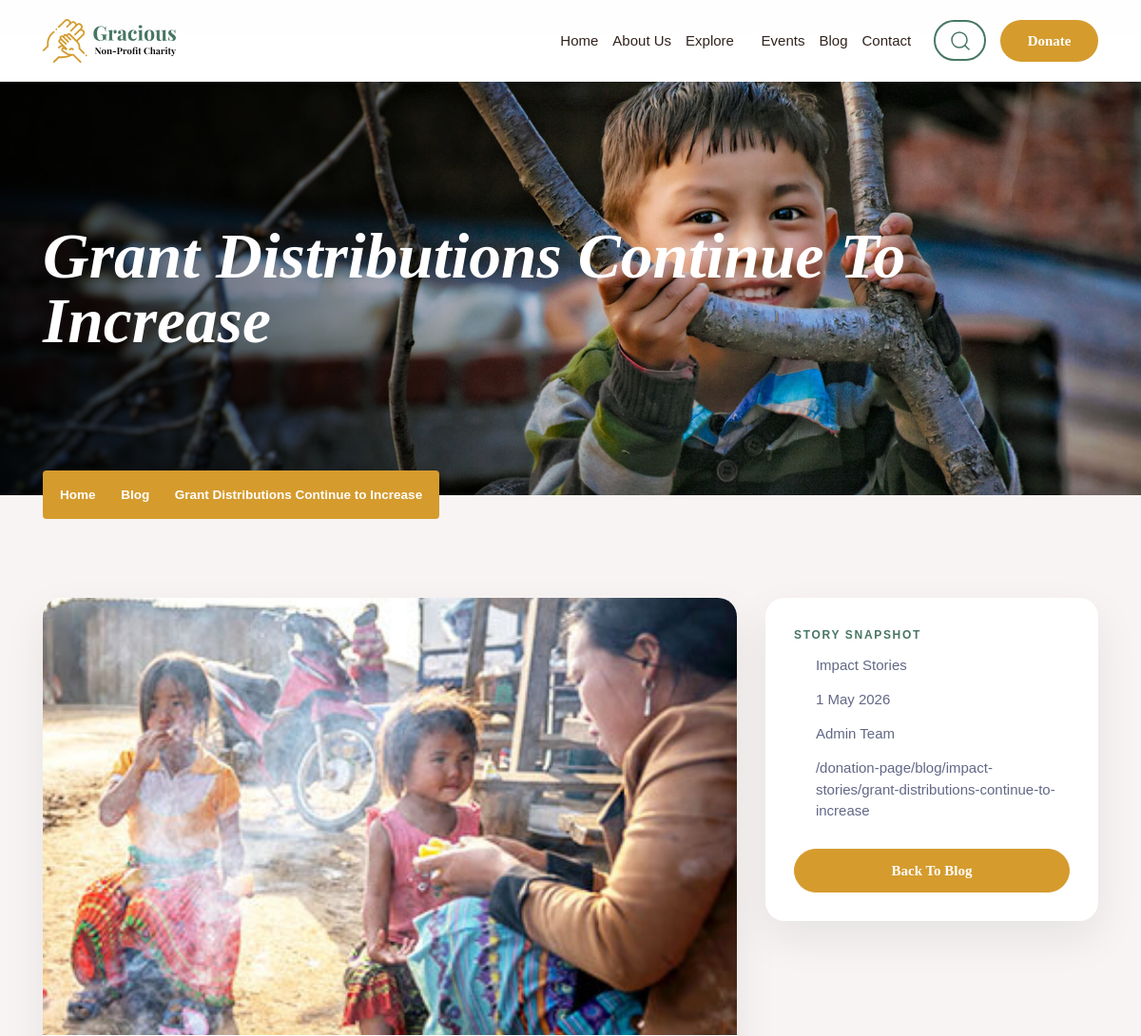
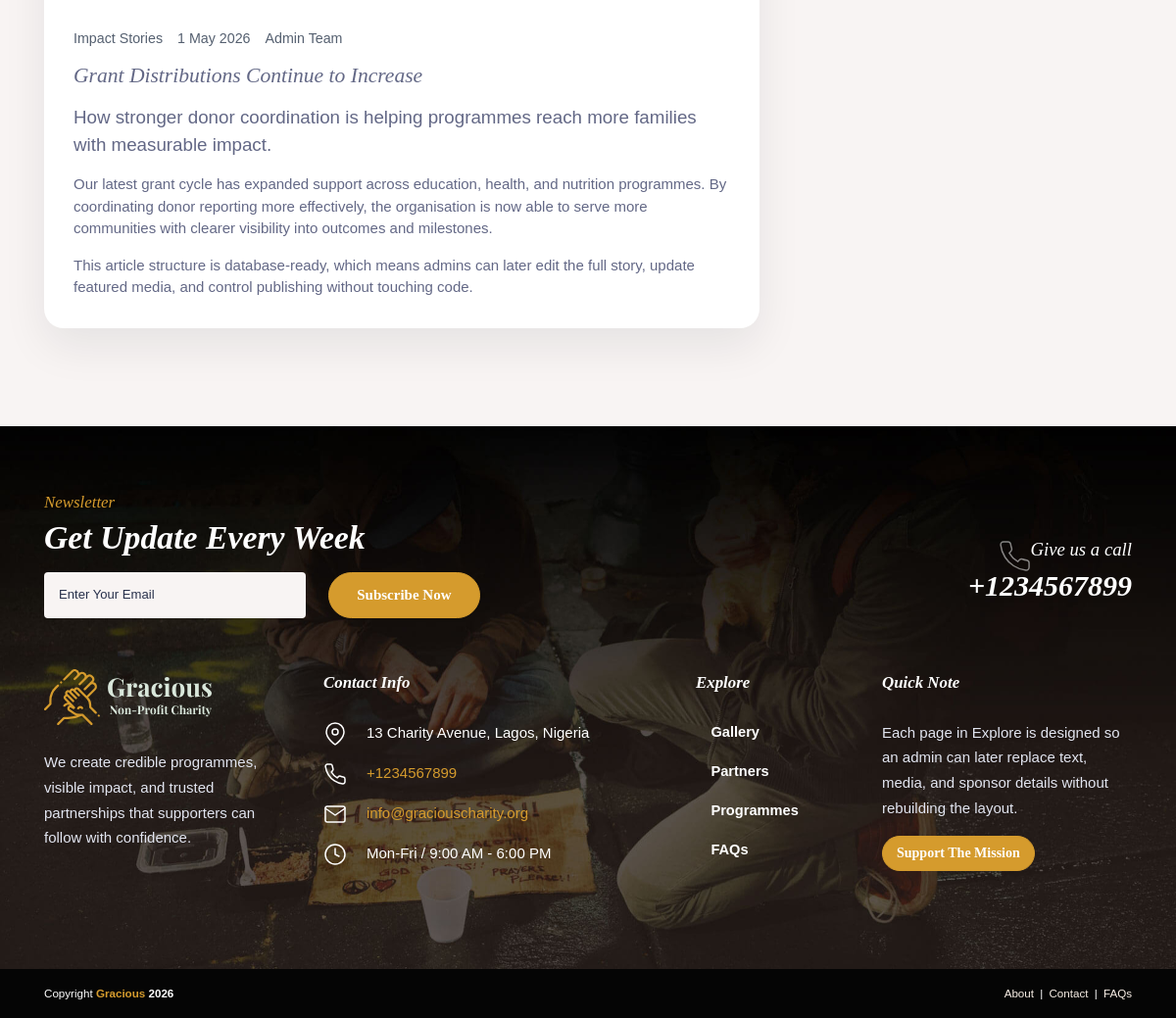
Page /blog/impact-stories/grant-distributions-continue-to-increase on the committed database (2 pictures, top to bottom).
### tables this page shows
CREATE TABLE posts (
    id BIGINT UNSIGNED AUTO_INCREMENT PRIMARY KEY,
    author_id BIGINT UNSIGNED NULL,
    primary_category_id BIGINT UNSIGNED NULL,
    title VARCHAR(190) NOT NULL,
    slug VARCHAR(190) NOT NULL UNIQUE,
    permalink_path VARCHAR(255) NOT NULL UNIQUE,
    excerpt TEXT NULL,
    content LONGTEXT NOT NULL,
    featured_image VARCHAR(255) NULL,
    category VARCHAR(120) NULL,
    author_name VARCHAR(120) NULL,
    status ENUM('draft', 'published', 'archived') DEFAULT 'draft',
    meta_title VARCHAR(190) NULL,
    meta_description VARCHAR(255) NULL,
    seo_keywords VARCHAR(255) NULL,
    canonical_url VARCHAR(255) NULL,
    published_at DATETIME NULL,
    created_at TIMESTAMP DEFAULT CURRENT_TIMESTAMP,
    updated_at TIMESTAMP DEFAULT CURRENT_TIMESTAMP ON UPDATE CURRENT_TIMESTAMP,
    CONSTRAINT fk_posts_author FOREIGN KEY (author_id) REFERENCES admins(id),
    CONSTRAINT fk_posts_primary_category FOREIGN KEY (primary_category_id) REFERENCES post_categories(id)
);

### src/App/Database.php (called while the page is built, shortened)
<?php
class Database
{
    private static ?PDO $connection = null;
    public static function config(): array
    {
        return [
            "driver"   => Env::get("DB_DRIVER", "mysql"),
            "host"     => Env::get("DB_HOST", "127.0.0.1"),
            "port"     => Env::get("DB_PORT", "3306"),
            "database" => Env::get("DB_DATABASE", "donation_page"),
            "username" => Env::get("DB_USERNAME", "root"),
            "password" => Env::get("DB_PASSWORD", ""),
            "charset"  => Env::get("DB_CHARSET", "utf8mb4"),
        ];
    }
    public static function dsn(?array $config = null): string
    {
        $config ??= self::config();
        return sprintf(
            "%s:host=%s;port=%s;dbname=%s;charset=%s",
            $config["driver"],
            $config["host"],
            $config["port"],
            $config["database"],
            $config["charset"]
        );
    }
    public static function connection(): ?PDO
    {
        if (self::$connection !== null) return self::$connection;
        try {
            $config = self::config();
            self::$connection = new PDO(
                self::dsn($config),
                $config["username"],
                $config["password"],
                [
                    PDO::ATTR_ERRMODE            => PDO::ERRMODE_EXCEPTION,
                    PDO::ATTR_DEFAULT_FETCH_MODE => PDO::FETCH_ASSOC,
                    PDO::ATTR_EMULATE_PREPARES   => false,
                ]
            );
        } catch (PDOException) {
            self::$connection = null;
        }
        return self::$connection;
    }
    public static function available(): bool
    {
        return self::connection() !== null;
    }
    public static function fetchAll(string $sql, array $params = []): array
    {
        $db = self::connection();
        try {
            $stmt = $db->prepare($sql);
            $stmt->execute($params);
            return $stmt->fetchAll() ?: [];
        } catch (PDOException) {
            return [];
        }
    }
    public static function fetchOne(string $sql, array $params = []): ?array
    {
        $db = self::connection();
        try {
            $stmt = $db->prepare($sql);
            $stmt->execute($params);
            $row = $stmt->fetch();
            return $row !== false ? $row : null;
        } catch (PDOException) {
            return null;
        }
    }
}

### src/App/Content.php (called while the page is built, shortened)
<?php
class Content
{
    public static function publishedPostBySlug(string $slug, string $categorySlug): ?array
    {
        $post = Database::fetchOne(
            "SELECT p.*, COALESCE(a.full_name, p.author_name, 'Admin Team') AS author
             FROM posts p
             LEFT JOIN admins a ON a.id = p.author_id
             WHERE p.slug = :slug AND p.status = 'published'
             LIMIT 1",
            ["slug" => $slug]
        );
        $hydrated = self::hydrateTaxonomy([$post]);
        return $hydrated[0] ?? $post;
    }
    private static function hydrateTaxonomy(array $posts): array
    {
        $cats = [];
        if (Database::available()) {
            $allCats = Database::fetchAll("SELECT id, name, slug FROM post_categories") ?: [];
            foreach ($allCats as $c) $cats[$c["id"]] = $c;
        }
        return array_map(function ($post) use ($cats) {
            $catId = $post["category_id"] ?? null;
            if ($catId && isset($cats[$catId])) {
                $post["category"] = $cats[$catId]["name"];
                $post["category_slug"] = $cats[$catId]["slug"];
            } elseif (empty($post["category"])) {
                $post["category"] = "General";
                $post["category_slug"] = "general";
            } else {
                $post["category_slug"] = Helpers::slugify($post["category"]);
            }
            return $post;
        }, $posts);
    }
}

### src/App/Helpers.php (called while the page is built, shortened)
<?php
class Helpers
{
    public static function appConfig(?string $key = null, mixed $default = null): mixed
    {
        static $config = null;
        if ($config === null) {
            $path = dirname(__DIR__, 2) . DIRECTORY_SEPARATOR . "config" . DIRECTORY_SEPARATOR . "app.php";
            $config = is_file($path) ? (require $path) : [];
        }
        return $config[$key] ?? $default;
    }
    public static function e(string|int|float|null $value): string
    {
        return htmlspecialchars((string)$value, ENT_QUOTES | ENT_SUBSTITUTE, "UTF-8");
    }
    public static function siteUrl(string $path = ""): string
    {
        $base = rtrim((string)self::appConfig("app_url", ""), "/");
        return $path !== "" ? $base . "/" . ltrim($path, "/") : $base;
    }
    public static function slugify(string $value): string
    {
        $value = strip_tags($value);
        $value = preg_replace('/[^\p{L}\p{N}\s-]/u', "", $value) ?? "";
        $value = preg_replace('/[\s-]+/', "-", $value) ?? "";
        $value = trim($value, "-");
        return mb_strtolower($value, "UTF-8");
    }
    public static function postPublicUrl(array $post): string
    {
        $catSlug = self::slugify($post["category"] ?? "general");
        $postSlug = $post["slug"] ?? self::slugify($post["title"] ?? "post");
        return self::siteUrl("blog/" . $catSlug . "/" . $postSlug);
    }
}

### config/autoload.php (called while the page is built, shortened)
<?php
spl_autoload_register(function (string $class): void {
    $prefix = "App\\";
    $baseDir = dirname(__DIR__) . DIRECTORY_SEPARATOR . "src" . DIRECTORY_SEPARATOR . "App" . DIRECTORY_SEPARATOR;
    if (strncmp($class, $prefix, strlen($prefix)) === 0) {
        $relativeClass = substr($class, strlen($prefix));
        $file = $baseDir . str_replace("\\", DIRECTORY_SEPARATOR, $relativeClass) . ".php";
        return;
    }
});

### src/App/Env.php (called while the page is built, shortened)
<?php
class Env
{
    public static function get(string $key, mixed $default = null): mixed
    {
        $value = $_ENV[$key] ?? getenv($key);
        $lower = strtolower((string)$value);
        return match ($lower) {
            "true", "(true)" => true,
            "false", "(false)" => false,
            "null", "(null)" => null,
            default => $value,
        };
    }
}

### config/app.php (called while the page is built, shortened)
<?php
return [
    "app_name" => (string) \App\Env::get("APP_NAME", "Gracious Charity Platform"),
    "app_url" => (string) \App\Env::get("APP_URL", "http://localhost/donation-page"),
    "admin_path" => (string) \App\Env::get("ADMIN_PATH", "admin"),
    "session_name" => (string) \App\Env::get("SESSION_NAME", "gracious_admin_session"),
    "timezone" => (string) \App\Env::get("APP_TIMEZONE", "Africa/Lagos"),
    "default_admins" => [
        [
            "id" => 1,
            "name" => (string) \App\Env::get("DEFAULT_ADMIN_NAME", "Super Admin"),
            "email" => (string) \App\Env::get("DEFAULT_ADMIN_EMAIL", "admin@graciouscharity.org"),
            "password" => (string) \App\Env::get("DEFAULT_ADMIN_PASSWORD", "ChangeMe123!"),
            "role" => "super_admin",
            "status" => "active",
        ],
    ],
    "roles" => [
        "super_admin" => "Full access, including admin management and settings",
        "admin" => "Manage content, donations, and programme records",
        "editor" => "Manage pages, FAQs, gallery, and partners",
        "finance" => "View donations, payment logs, and reports",
    ],
    "stats" => [
        "total_donations" => "NGN 4.8M",
        "monthly_donations" => "NGN 860K",
        "active_programmes" => 12,
        "partners" => 18,
        "pending_enquiries" => 9,
        "admins" => 4,
    ],
];

### post.php (the view, shortened to what this page needs)
<?php
require __DIR__ . "/config/autoload.php";
$slug = trim((string) ($_GET["slug"] ?? ""));
$categorySlug = trim((string) ($_GET["category"] ?? ""));
$post = $slug !== "" ? Content::publishedPostBySlug($slug, $categorySlug) : null;
$canonical_url = $post["canonical_url"] ?: Helpers::postPublicUrl($post);
require __DIR__ . "/includes/explore-header.php";
?>
<section class="wide-tb-100">
    <div class="container">
        <div class="row g-4">
            <div class="col-lg-8">
                <div class="explore-panel">
                    <div class="event-detail-hero">
                        <img src="<?php echo Helpers::e($post["featured_image"] ?? ""); ?>" alt="<?php echo Helpers::e($post["title"] ?? ""); ?>">
                    </div>
                    <div class="event-detail-copy">
                        <div class="story-meta mb-3">
                            <span><?php echo Helpers::e($post["category"] ?: "News"); ?></span>
                            <span><?php echo Helpers::e(date("j M Y", strtotime((string) ($post["published_at"] ?? "now")))); ?></span>
                            <span><?php echo Helpers::e($post["display_author"] ?? $post["author_name"] ?? "Admin Team"); ?></span>
                        </div>
                        <h2><?php echo Helpers::e($post["title"] ?? ""); ?></h2>
                        <p class="lead"><?php echo Helpers::e($post["excerpt"] ?? ""); ?></p>
                        <div class="event-detail-content">
                            <?php echo $post["content"] ?? ""; ?>
                        </div>
                    </div>
                </div>
            </div>
            <div class="col-lg-4">
                <div class="explore-contact-card">
                    <div class="explore-kicker">Story Snapshot</div>
                    <ul class="explore-faq-list">
                        <li><i class="icofont-folder"></i><span><?php echo Helpers::e($post["category"] ?: "News"); ?></span></li>
                        <li><i class="icofont-calendar"></i><span><?php echo Helpers::e(date("j M Y", strtotime((string) ($post["published_at"] ?? "now")))); ?></span></li>
                        <li><i class="icofont-user-alt-3"></i><span><?php echo Helpers::e($post["display_author"] ?? $post["author_name"] ?? "Admin Team"); ?></span></li>
                        <li><i class="icofont-link"></i><span><?php echo Helpers::e(parse_url($canonical_url, PHP_URL_PATH) ?: ""); ?></span></li>
                    </ul>
                    <a href="blog.php" class="btn btn-default mt-3 w-100">Back to Blog</a>
                </div>
            </div>
        </div>
    </div>
</section>
<?php require __DIR__ . "/includes/explore-footer.php"; ?>

### assets/css/explore-pages.css (style rules this page uses)
.explore-intro-card, .explore-panel, .explore-stat-card, .explore-tier-card, .explore-programme-card, .explore-contact-card, .explore-faq-card { background: var(--white); border-radius: 20px; box-shadow: 0 18px 45px rgba(15, 23, 42, 0.08); }
.explore-intro-card, .explore-tier-card, .explore-programme-card, .explore-contact-card, .explore-faq-card { padding: 2rem; }
.explore-panel { overflow: hidden; }
.explore-kicker { text-transform: uppercase; letter-spacing: 0.14em; font-size: 0.8rem; color: var(--secondary-color); font-weight: 700; margin-bottom: 0.85rem; }
.explore-tier-list, .explore-programme-list, .explore-check-list, .explore-faq-list { list-style: none; padding: 0; margin: 0; }
.explore-tier-list li, .explore-programme-list li, .explore-check-list li, .explore-faq-list li { display: flex; gap: 0.75rem; align-items: flex-start; margin-bottom: 0.9rem; }
.explore-tier-list i, .explore-programme-list i, .explore-check-list i, .explore-faq-list i { color: var(--primary-color); margin-top: 0.2rem; }
.event-detail-hero img { width: 100%; max-height: 460px; object-fit: cover; display: block; }
.event-detail-copy { padding: 2rem; }
.event-detail-copy h2 { margin-bottom: 1rem; }
.event-detail-content p:last-child { margin-bottom: 0; }
.story-meta { display: flex; flex-wrap: wrap; gap: 0.6rem 1rem; color: #556070; font-size: 0.95rem; }

### rows in the picture
posts: featured_image (picture), category "Impact Stories", published_at "1 May 2026", author_name "Admin Team", title "Grant Distributions Continue to Increase", excerpt "How stronger donor coordination is helping programmes reach more families with measurable impact.", content "Our latest grant cycle has expanded support across education, health, and nutrition programmes. By coordinating donor reporting more effectively, the organisation is now able to serve more communities with clearer visibility into outcomes and milestones. This article structure is database-ready, which means admins can later edit the full story, update featured media, and control publishing without touching code."

### other values in the picture
$hero_title "Grant Distributions Continue To Increase"
$section_title "Blog"
$breadcrumb_title "Grant Distributions Continue to Increase"
Helpers::e(parse_url($canonical_url, PHP_URL_PATH) ?: "") "/donation-page/blog/impact-stories/grant-distributions-continue-to-increase"
